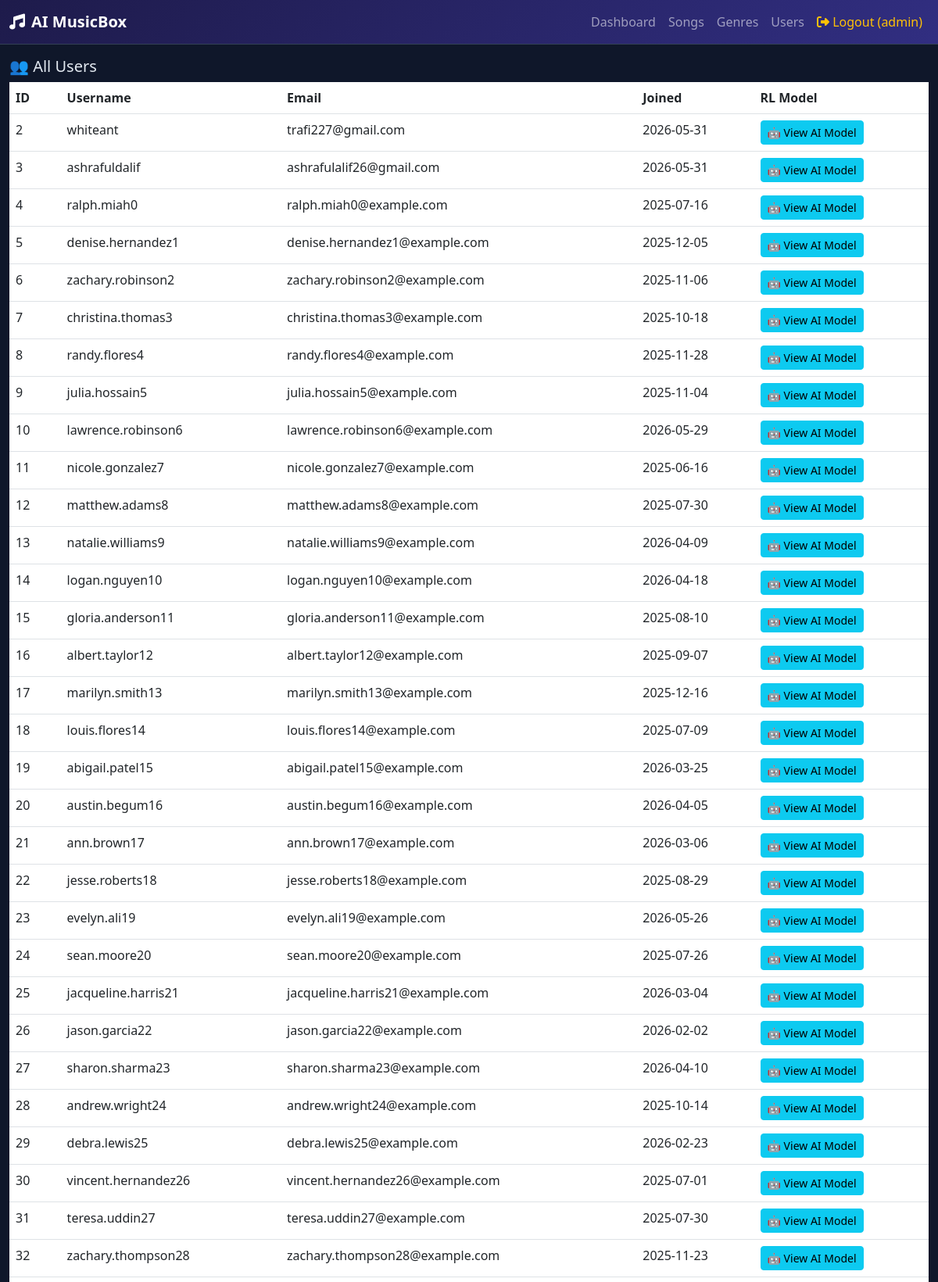
Page /admin/users (signed in, upper part) on the committed database.
### models.py (models this page shows)
class User(UserMixin, db.Model):
    __tablename__ = 'users'
    id = db.Column(db.Integer, primary_key=True)
    username = db.Column(db.String(80), unique=True, nullable=False)
    email = db.Column(db.String(120), unique=True, nullable=False)
    password = db.Column(db.String(200), nullable=False)
    gender = db.Column(db.String(20), nullable=True)
    age = db.Column(db.Integer, nullable=True)
    is_admin = db.Column(db.Boolean, default=False)
    created_at = db.Column(db.DateTime, default=datetime.utcnow)
    listen_logs = db.relationship('ListenLog', backref='user', lazy=True, cascade='all, delete-orphan')

### routes/admin.py (the view)
@admin_bp.route('/users')
@login_required
@admin_required
def users():
    return render_template('admin/users.html', users=User.query.filter_by(is_admin=False).all())

### routes/admin.py (called while the page is built)
def admin_required(f):
    from functools import wraps
    @wraps(f)
    def decorated(*args, **kwargs):
        if not current_user.is_authenticated or not current_user.is_admin:
            flash('Admin access required', 'danger')
            return redirect(url_for('auth.login'))
        return f(*args, **kwargs)
    return decorated

### templates/admin/users.html
{% extends 'base.html' %}
{% block content %}
<h5>👥 All Users</h5>
<div class="table-responsive">
  <table class="table table-hover">
    <thead><tr><th>ID</th><th>Username</th><th>Email</th><th>Joined</th><th>RL Model</th></tr></thead>
    <tbody>
    {% for user in users %}
    <tr>
      <td>{{ user.id }}</td>
      <td>{{ user.username }}</td>
      <td>{{ user.email }}</td>
      <td>{{ user.created_at.strftime('%Y-%m-%d') }}</td>
      <td><a href="/admin/users/{{ user.id }}/rl" class="btn btn-info btn-sm">🤖 View AI Model</a></td>
    </tr>
    {% endfor %}
    </tbody>
  </table>
</div>
{% endblock %}

### templates/base.html (shortened to what this page needs)
<!DOCTYPE html>
<html lang="en">
<head>
  <link href="https://cdn.jsdelivr.net/npm/bootstrap@5.3.0/dist/css/bootstrap.min.css" rel="stylesheet"/>
  <link href="https://cdnjs.cloudflare.com/ajax/libs/font-awesome/6.4.0/css/all.min.css" rel="stylesheet"/>
  <link href="{{ url_for('static', filename='css/style.css') }}" rel="stylesheet"/>
</head>
<body>
<nav class="navbar navbar-expand-lg navbar-dark">
  <div class="container-fluid">
    <a class="navbar-brand fw-bold" href="/"><i class="fas fa-music me-2"></i>AI MusicBox</a>
    <div class="collapse navbar-collapse">
      <ul class="navbar-nav ms-auto">
        {% if current_user.is_authenticated %}
          {% if current_user.is_admin %}
            <li class="nav-item"><a class="nav-link" href="/admin/">Dashboard</a></li>
            <li class="nav-item"><a class="nav-link" href="/admin/songs">Songs</a></li>
            <li class="nav-item"><a class="nav-link" href="/admin/genres">Genres</a></li>
            <li class="nav-item"><a class="nav-link" href="/admin/users">Users</a></li>
          {% else %}
            <li class="nav-item"><a class="nav-link" href="/user/">Player</a></li>
            <li class="nav-item"><a class="nav-link" href="/user/playlist">My Playlist</a></li>
          {% endif %}
          <li class="nav-item"><a class="nav-link text-warning" href="/logout"><i class="fas fa-sign-out-alt"></i> Logout ({{ current_user.username }})</a></li>
        {% else %}
          <li class="nav-item"><a class="nav-link" href="/login">Login</a></li>
          <li class="nav-item"><a class="nav-link" href="/signup">Sign Up</a></li>
        {% endif %}
      </ul>
    </div>
  </div>
</nav>
<div class="container-fluid mt-3">
  {% block content %}{% endblock %}
</div>
</body>
</html>

### static/css/style.css (style rules this page uses)
:root { --primary: #6366f1; --dark: #0f172a; --card-bg: #1e293b; --text: #e2e8f0; --muted: #94a3b8; --border: #334155; }
body { background: var(--dark); color: var(--text); font-family: 'Segoe UI', sans-serif; }
.navbar { background: linear-gradient(135deg, #1e1b4b, #312e81) !important; border-bottom: 1px solid var(--border); }

### rows in the picture
User: username "admin"
User: id "2", username "whiteant", email "trafi227@gmail.com", created_at "2026-05-31"
User: id "3", username "ashrafuldalif", email "ashrafulalif26@gmail.com", created_at "2026-05-31"
User: id "4", username "ralph.miah0", email "ralph.miah0@example.com", created_at "2025-07-16"
User: id "5", username "denise.hernandez1", email "denise.hernandez1@example.com", created_at "2025-12-05"
User: id "6", username "zachary.robinson2", email "zachary.robinson2@example.com", created_at "2025-11-06"
User: id "7", username "christina.thomas3", email "christina.thomas3@example.com", created_at "2025-10-18"
User: id "8", username "randy.flores4", email "randy.flores4@example.com", created_at "2025-11-28"
User: id "9", username "julia.hossain5", email "julia.hossain5@example.com", created_at "2025-11-04"
User: id "10", username "lawrence.robinson6", email "lawrence.robinson6@example.com", created_at "2026-05-29"
User: id "11", username "nicole.gonzalez7", email "nicole.gonzalez7@example.com", created_at "2025-06-16"
User: id "12", username "matthew.adams8", email "matthew.adams8@example.com", created_at "2025-07-30"
User: id "13", username "natalie.williams9", email "natalie.williams9@example.com", created_at "2026-04-09"
User: id "14", username "logan.nguyen10", email "logan.nguyen10@example.com", created_at "2026-04-18"
User: id "15", username "gloria.anderson11", email "gloria.anderson11@example.com", created_at "2025-08-10"
User: id "16", username "albert.taylor12", email "albert.taylor12@example.com", created_at "2025-09-07"
User: id "17", username "marilyn.smith13", email "marilyn.smith13@example.com", created_at "2025-12-16"
User: id "18", username "louis.flores14", email "louis.flores14@example.com", created_at "2025-07-09"
User: id "19", username "abigail.patel15", email "abigail.patel15@example.com", created_at "2026-03-25"
User: id "20", username "austin.begum16", email "austin.begum16@example.com", created_at "2026-04-05"
User: id "21", username "ann.brown17", email "ann.brown17@example.com", created_at "2026-03-06"
User: id "22", username "jesse.roberts18", email "jesse.roberts18@example.com", created_at "2025-08-29"
User: id "23", username "evelyn.ali19", email "evelyn.ali19@example.com", created_at "2026-05-26"
User: id "24", username "sean.moore20", email "sean.moore20@example.com", created_at "2025-07-26"
User: id "25", username "jacqueline.harris21", email "jacqueline.harris21@example.com", created_at "2026-03-04"
User: id "26", username "jason.garcia22", email "jason.garcia22@example.com", created_at "2026-02-02"
User: id "27", username "sharon.sharma23", email "sharon.sharma23@example.com", created_at "2026-04-10"
User: id "28", username "andrew.wright24", email "andrew.wright24@example.com", created_at "2025-10-14"
User: id "29", username "debra.lewis25", email "debra.lewis25@example.com", created_at "2026-02-23"
User: id "30", username "vincent.hernandez26", email "vincent.hernandez26@example.com", created_at "2025-07-01"
User: id "31", username "teresa.uddin27", email "teresa.uddin27@example.com", created_at "2025-07-30"
User: id "32", username "zachary.thompson28", email "zachary.thompson28@example.com", created_at "2025-11-23"
